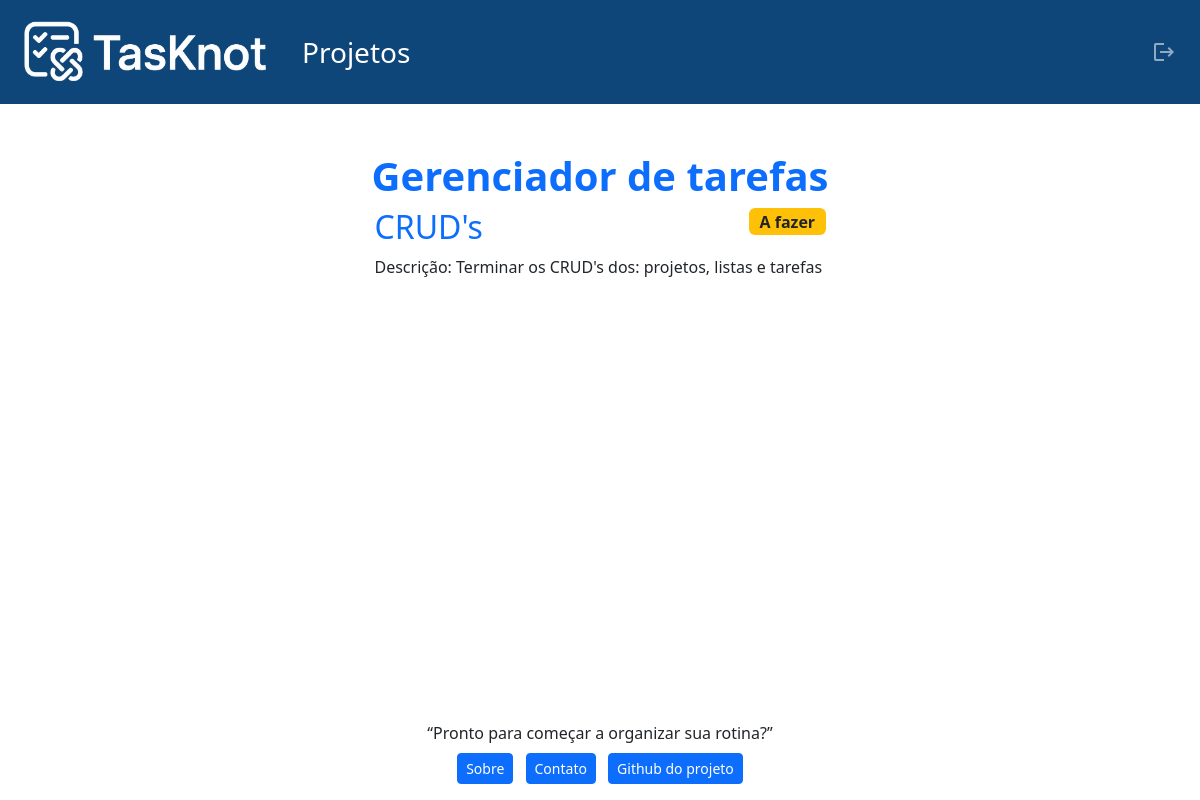
The app's page /projects/1/1 (signed in), older data.
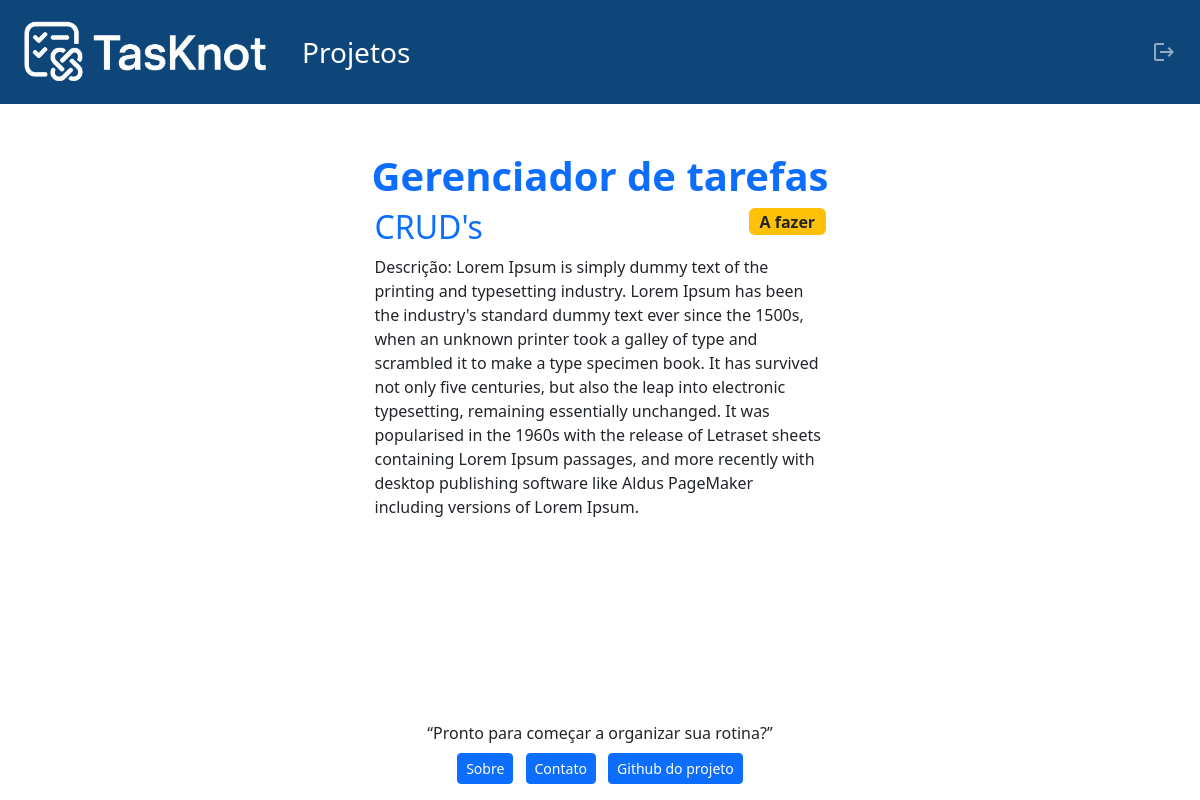
The same page, newer data.
### task_managers/models.py (models this page shows, shortened)
class Task(models.Model):
    STATUS_CHOICES=[
        ("to-do", "A fazer"),
        ("doing", "Fazendo"),
        ("done", "Feito"),
        ]
    status = models.CharField(
        max_length=10,
        choices=STATUS_CHOICES,
        default="to-do"
    )
    list = models.ForeignKey(List, on_delete=models.CASCADE, related_name="tasks")
    title = models.CharField(max_length=200)
    description = models.TextField()
    date_added = models.DateTimeField(auto_now_add=True)
    deadline = models.DateField(blank=True, null=True, validators=[validate_deadline])
    def __str__(self):
        return self.title

class List(models.Model):
    STATUS_CHOICES=[
    ("to-do", "A fazer"),
    ("doing", "Fazendo"),
    ("done", "Feito"),
    ]
    status = models.CharField(
        max_length=10,
        choices=STATUS_CHOICES,
        default="to-do"
    )
    project = models.ForeignKey(Project, on_delete=models.CASCADE, related_name="lists")
    title = models.CharField(max_length=200)
    date_added = models.DateTimeField(auto_now_add=True)
    deadline = models.DateField(blank=True, null=True, validators=[validate_deadline])

class Project(models.Model):
    STATUS_CHOICES=[
    ("to-do", "A fazer"),
    ("doing", "Fazendo"),
    ("done", "Feito"),
    ]
    status = models.CharField(
        max_length=10,
        choices=STATUS_CHOICES,
        default="to-do"
    )
    owner = models.ForeignKey(settings.AUTH_USER_MODEL, on_delete=models.CASCADE)
    title = models.CharField(max_length=200)
    date_added = models.DateTimeField(auto_now_add=True)
    deadline = models.DateField(blank=True, null=True, validators=[validate_deadline])
    def __str__(self):
        return self.title

### task_managers/views.py (the view)
# urls.py: path('projects/<int:project_id>/<int:task_id>', views.task, name='task'),
@login_required
def task(request, project_id, task_id):
    task = get_object_or_404(Task, id=task_id)
    context = {'task': task}
    return render(request, 'task_managers/task.html', context)

### task_managers/templates/task_managers/task.html (shortened to what this page needs)
{% extends "task_managers/base.html" %}
{% block content %}
<h1 class="fw-bold text-center">
    <a href="{% url 'project' task.list.project.id %}"
    class="link-offset-2 link-underline link-underline-opacity-0"
    >
    {{task.list.project}}
    </a>
</h1>
<div class="row justify-content-center">
    <div class="col-md-5">
        <div class="d-flex justify-content-between">
            <h2>
                <a href="{% url 'project' task.list.project.id %}"
                class="link-offset-2 link-underline link-underline-opacity-0"
                >
                {{task}}
                </a>
            </h2>
                <p class="card-text">
                    {% if task.get_status_display == "A fazer" %}
                        <span class="badge bg-warning text-dark fs-6">{{ task.get_status_display }}</span>
                    {% elif task.get_status_display == "Fazendo" %}
                        <span class="badge bg-primary fs-6">{{ task.get_status_display }}</span>
                    {% else %}
                        <span class="badge bg-success fs-6">{{ task.get_status_display }}</span>
                    {% endif %}
                </p>
        </div>
        <p>Descrição: {{task.description}}</p>
    </div>
</div>
{% endblock %}

Row changes from the older to the newer data that the page shows:
changed Task "CRUD's": description "Terminar os CRUD's dos: projetos, listas e tarefas" → "Lorem Ipsum is simply dummy text of the printing and typesetting industry. Lorem Ipsum has been the industry's standard dummy text ever since the 1500s, when an unknown printer took a galley of type and scrambled it to make a type specimen book. It has survived not only five centuries, but also the leap into electronic typesetting, remaining essentially unchanged. It was popularised in the 1960s with the release of Letraset sheets containing Lorem Ipsum passages, and more recently with desktop publishing software like Aldus PageMaker including versions of Lorem Ipsum."
